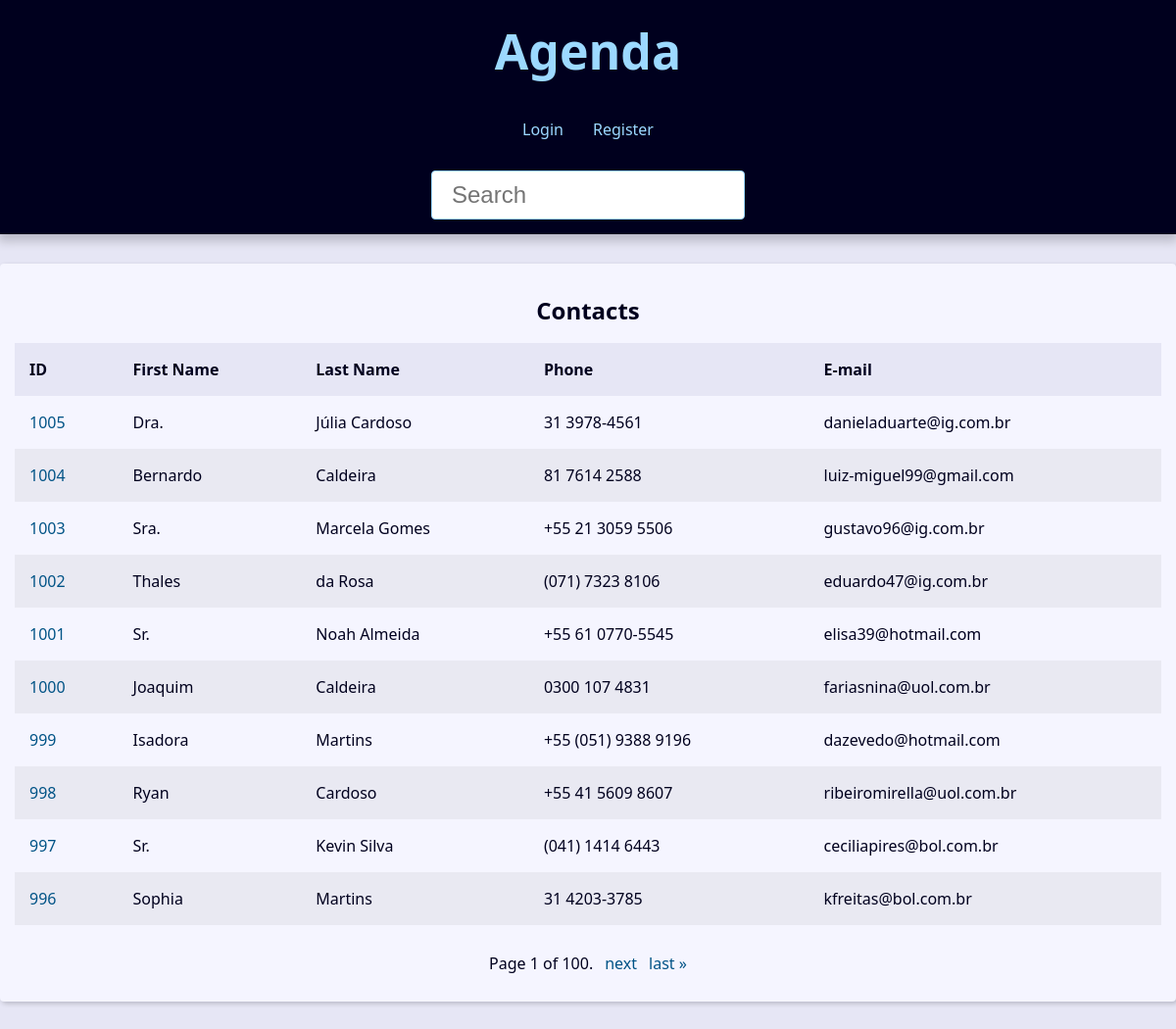
The app's page /, older data.
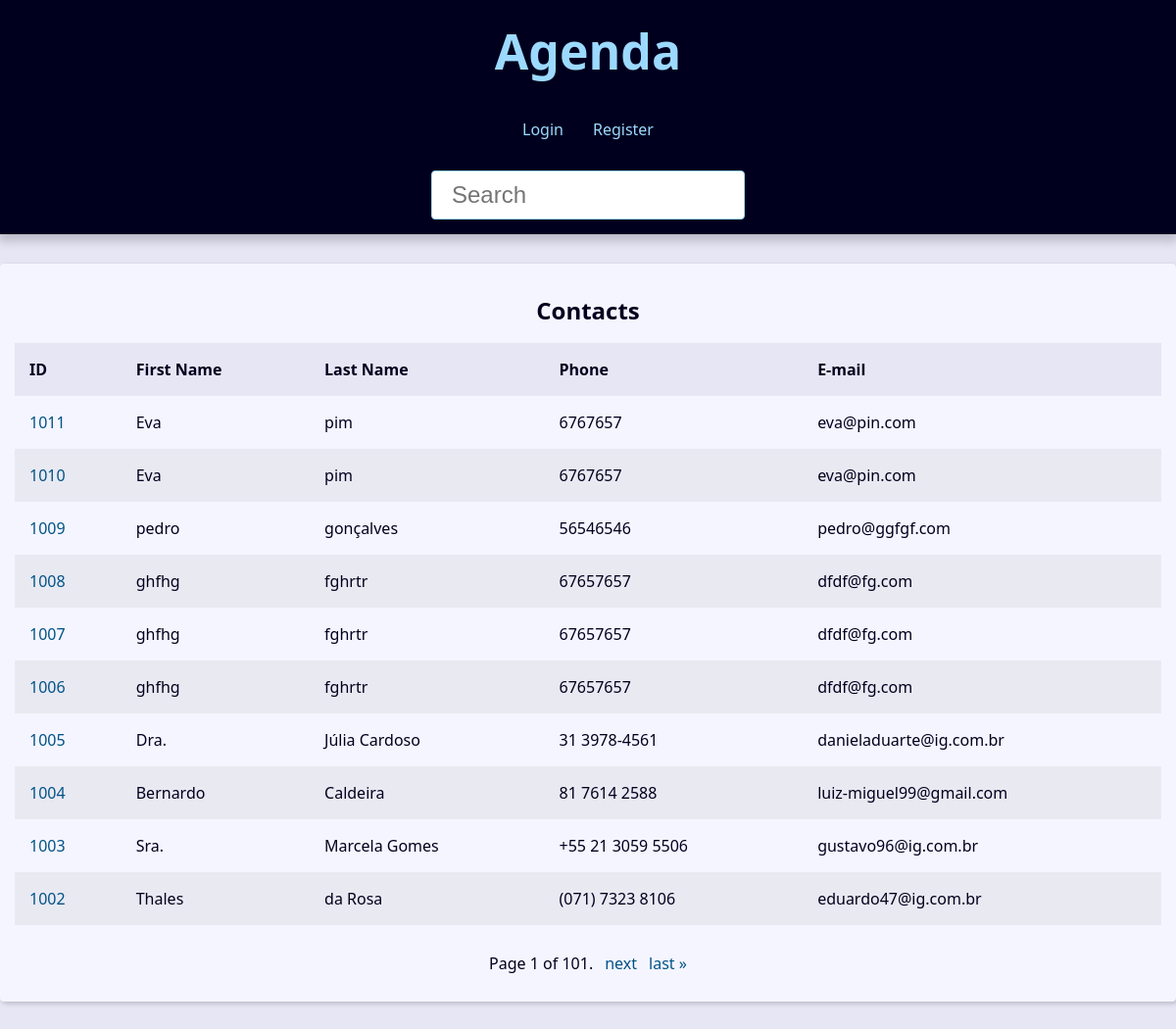
The same page, newer data.
### contact/models.py (models this page shows, shortened)
class Contact(models.Model):
    first_name = models.CharField(max_length=50)
    last_name = models.CharField(max_length=50, blank=True)
    phone = models.CharField(max_length=50)
    email = models.EmailField(max_length=254, blank=True)
    created_date = models.DateTimeField(default=timezone.now)
    description = models.TextField(blank=True)
    show = models.BooleanField(default=True)
    picture = models.ImageField(blank=True, upload_to='pictures/%Y/%m/')
    category = models.ForeignKey(
        Category,
        on_delete=models.SET_NULL,
        blank=True, null=True
    )
    owner = models.ForeignKey(
        User,
        on_delete=models.SET_NULL,
        blank=True, null=True
    )

### contact/views/contact_views.py (the view)
# urls.py: path('', views.index, name='index'),
def index(request):
    contacts = Contact.objects \
        .filter(show=True)\
        .order_by('-id')
    paginator = Paginator(contacts, 10)
    page_number = request.GET.get("page")
    page_obj = paginator.get_page(page_number)
    context = {
        'page_obj': page_obj,
        'site_title': 'Contatos - '
    }
    return render(
        request,
        'contact/index.html',
        context
    )

### contact/templates/contact/index.html
{% extends 'global/base.html' %}
{% block content %}
  {% if page_obj %}
    <div class="responsive-table">
      <table class="contacts-table">
        <caption class="table-caption ">
          Contacts
        </caption>
        <thead>
          <tr class="table-row table-row-header">
            <th class="table-header">ID</th>
            <th class="table-header">First Name</th>
            <th class="table-header">Last Name</th>
            <th class="table-header">Phone</th>
            <th class="table-header">E-mail</th>
          </tr>
        </thead>
        <tbody>
          {% for contact in page_obj %}
            <tr class="table-row">
              <td class="table-cel">
                <a
                  class="table-link"
                  href="{% url 'contact:contact' contact.id %}"
                >
                  {{ contact.id }}
                </a>
              </td>
              <td class="table-cel">
                {{ contact.first_name }}
              </td>
              <td class="table-cel">
                {{ contact.last_name }}
              </td>
              <td class="table-cel">
                {{ contact.phone }}
              </td>
              <td class="table-cel">
                {{ contact.email }}
              </td>
            </tr>
          {% endfor %}
        </tbody>
      </table>
    </div>
  {% else %}
    <div class="single-contact">
      <h1 class="single-contact-name">
        Nenhum contato encontrado.
      </h1>
    </div>
  {% endif %}
{% endblock content %}

Row changes from the older to the newer data that the page shows:
no longer on this page (row unchanged): Contact: id "1001", first_name "Sr.", last_name "Noah Almeida", phone "+55 61 0770-5545", email "elisa39@hotmail.com"
no longer on this page (row unchanged): Contact: id "1000", first_name "Joaquim", last_name "Caldeira", phone "0300 107 4831", email "fariasnina@uol.com.br"
no longer on this page (row unchanged): Contact: id "999", first_name "Isadora", last_name "Martins", phone "+55 (051) 9388 9196", email "dazevedo@hotmail.com"
no longer on this page (row unchanged): Contact: id "998", first_name "Ryan", last_name "Cardoso", phone "+55 41 5609 8607", email "ribeiromirella@uol.com.br"
no longer on this page (row unchanged): Contact: id "997", first_name "Sr.", last_name "Kevin Silva", phone "(041) 1414 6443", email "ceciliapires@bol.com.br"
no longer on this page (row unchanged): Contact: id "996", first_name "Sophia", last_name "Martins", phone "31 4203-3785", email "kfreitas@bol.com.br"
added Contact: id "1011", first_name "Eva", last_name "pim", phone "6767657", email "eva@pin.com"
added Contact: id "1010", first_name "Eva", last_name "pim", phone "6767657", email "eva@pin.com"
added Contact: id "1009", first_name "pedro", last_name "gonçalves", phone "56546546", email "pedro@ggfgf.com"
added Contact: id "1008", first_name "ghfhg", last_name "fghrtr", phone "67657657", email "dfdf@fg.com"
added Contact: id "1007", first_name "ghfhg", last_name "fghrtr", phone "67657657", email "dfdf@fg.com"
added Contact: id "1006", first_name "ghfhg", last_name "fghrtr", phone "67657657", email "dfdf@fg.com"
Text that changed along with them:
{{ page_obj.paginator.num_pages }}: "100" → "101"
